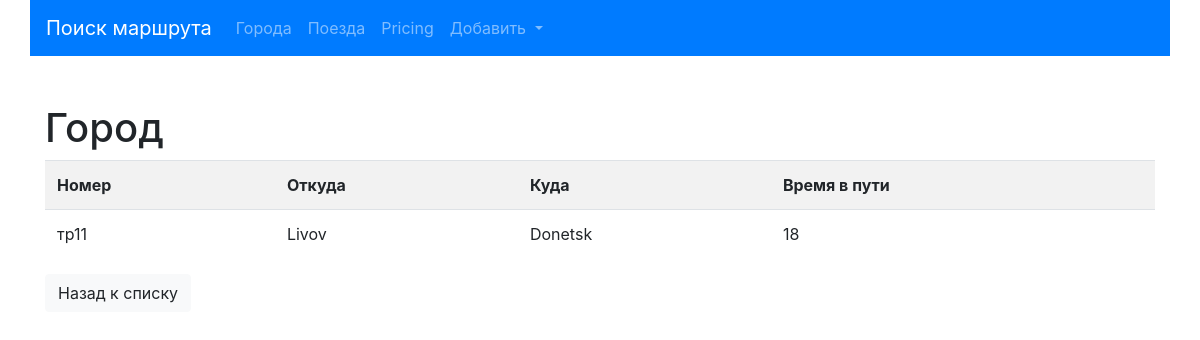
Page /trains/detail/5/ on the earlier database version.
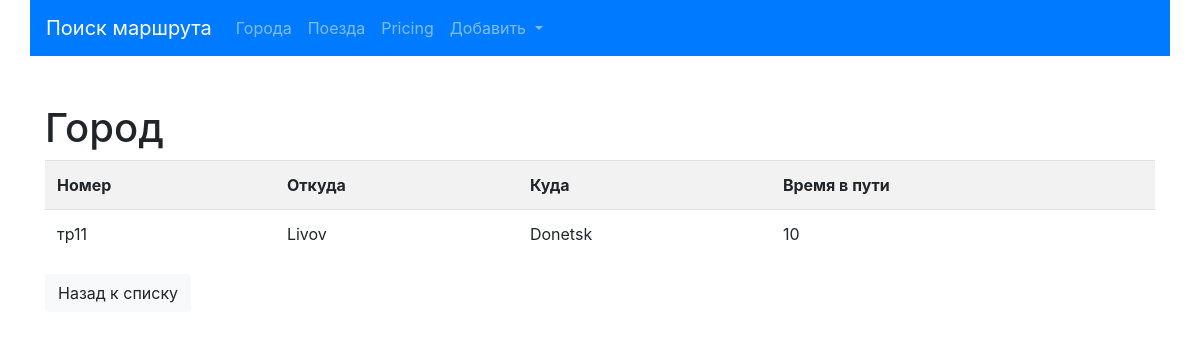
Same page on the later database version.
### trains/models.py (models this page shows, shortened)
class Train(models.Model):
    name = models.CharField(max_length=50, unique=True, verbose_name="Номер поезда")
    travel_time = models.PositiveSmallIntegerField(verbose_name='Время в пути')
    from_city = models.ForeignKey(City,on_delete=models.CASCADE,
                                  related_name='from_city_set',
                                  verbose_name='Из какого города'
                                  )
    to_city = models.ForeignKey('cities.City',on_delete=models.CASCADE,
                                  related_name='to_city_set',
                                  verbose_name='В какой город'
                                  )
    class Meta:
        verbose_name = 'Поезд'
        verbose_name_plural = 'Поезд'
        ordering = ['travel_time']

### cities/models.py (models this page shows, shortened)
class City(models.Model):
    name = models.CharField(max_length=150, unique=True, verbose_name='Город')
    def __str__(self):
        return self.name
    class Meta:
        verbose_name = 'Город'
        verbose_name_plural = 'Города'
        ordering = ['name']

### trains/views.py (the view)
# urls.py: path('detail/<int:pk>/', TrainDetailView.as_view(), name='detail'),
class TrainDetailView(DetailView):
    queryset = Train.objects.all()
    template_name = 'trains/detail.html'

### trains/templates/trains/detail.html (shortened to what this page needs)
{% extends 'base.html' %}
{% block content %}
<h1>Город</h1>
<div class="row">
    <div class="col-md">
             <table class="table table-striped">
            <tr>
                <th>Номер</th>
                <th>Откуда</th>
                <th>Куда</th>
                <th>Время в пути</th>
            </tr>
            <tr>
                <td>{{ object.name }}</td>
                <td>{{ object.from_city }}</td>
                <td>{{ object.to_city }}</td>
                <td>{{ object.travel_time }}</td>
            </tr>
            </table>
    </div>
</div>
<div class="row">
    <div class="col-md-4">
        <a href="{% url 'trains:home'%}">
            <buton type="button" class="btn btn-light">
                Назад к списку
            </buton>
        </a>
    </div>
</div>
{% endblock %}

Differences in the rows shown:
changed Train "тр11": travel_time "18" → "10"
